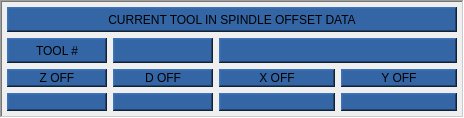
                  <widget class="QFrame" name="gridFrame_25">
                   <property name="minimumSize">
                    <size>
                     <width>450</width>
                     <height>0</height>
                    </size>
                   </property>
                   <property name="maximumSize">
                    <size>
                     <width>470</width>
                     <height>16777215</height>
                    </size>
                   </property>
                   <property name="styleSheet">
                    <string notr="true">QLabel {
color: rgb(0,0,0);
background-color:rgb(52, 101, 164);
font: 14pt &quot;DejaVu Sans&quot;
}</string>
                   </property>
                   <property name="frameShape">
                    <enum>QFrame::WinPanel</enum>
                   </property>
                   <property name="frameShadow">
                    <enum>QFrame::Sunken</enum>
                   </property>
                   <layout class="QGridLayout" name="gridLayout_59">
                    <property name="leftMargin">
                     <number>5</number>
                    </property>
                    <property name="topMargin">
                     <number>5</number>
                    </property>
                    <property name="rightMargin">
                     <number>5</number>
                    </property>
                    <property name="bottomMargin">
                     <number>5</number>
                    </property>
                    <item row="6" column="1">
                     <widget class="StatusLabel" name="d_offset_2">
                      <property name="minimumSize">
                       <size>
                        <width>100</width>
                        <height>0</height>
                       </size>
                      </property>
                      <property name="maximumSize">
                       <size>
                        <width>9999</width>
                        <height>16777215</height>
                       </size>
                      </property>
                      <property name="styleSheet">
                       <string notr="true"/>
                      </property>
                      <property name="frameShape">
                       <enum>QFrame::WinPanel</enum>
                      </property>
                      <property name="frameShadow">
                       <enum>QFrame::Raised</enum>
                      </property>
                      <property name="lineWidth">
                       <number>2</number>
                      </property>
                      <property name="alignment">
                       <set>Qt::AlignCenter</set>
                      </property>
                      <property name="rules" stdset="0">
                       <string>[{&quot;channels&quot;: [{&quot;url&quot;: &quot;status:tool_table&quot;, &quot;trigger&quot;: true}], &quot;property&quot;: &quot;Text&quot;, &quot;expression&quot;: &quot;'{:.4f}'.format(ch[0][0].diameter)&quot;, &quot;name&quot;: &quot;dia offset&quot;}]</string>
                      </property>
                     </widget>
                    </item>
                    <item row="6" column="2">
                     <widget class="StatusLabel" name="x_offset">
                      <property name="minimumSize">
                       <size>
                        <width>100</width>
                        <height>0</height>
                       </size>
                      </property>
                      <property name="maximumSize">
                       <size>
                        <width>9999</width>
                        <height>16777215</height>
                       </size>
                      </property>
                      <property name="styleSheet">
                       <string notr="true"/>
                      </property>
                      <property name="frameShape">
                       <enum>QFrame::WinPanel</enum>
                      </property>
                      <property name="frameShadow">
                       <enum>QFrame::Raised</enum>
                      </property>
                      <property name="lineWidth">
                       <number>2</number>
                      </property>
                      <property name="alignment">
                       <set>Qt::AlignCenter</set>
                      </property>
                      <property name="rules" stdset="0">
                       <string>[{&quot;channels&quot;: [{&quot;url&quot;: &quot;status:tool_table&quot;, &quot;trigger&quot;: true}], &quot;property&quot;: &quot;Text&quot;, &quot;expression&quot;: &quot;'{:.4f}'.format(ch[0][0].xoffset)&quot;, &quot;name&quot;: &quot;x offset&quot;}]</string>
                      </property>
                     </widget>
                    </item>
                    <item row="5" column="0">
                     <widget class="QLabel" name="label_12">
                      <property name="minimumSize">
                       <size>
                        <width>100</width>
                        <height>0</height>
                       </size>
                      </property>
                      <property name="maximumSize">
                       <size>
                        <width>9999</width>
                        <height>16777215</height>
                       </size>
                      </property>
                      <property name="styleSheet">
                       <string notr="true"/>
                      </property>
                      <property name="frameShape">
                       <enum>QFrame::WinPanel</enum>
                      </property>
                      <property name="frameShadow">
                       <enum>QFrame::Raised</enum>
                      </property>
                      <property name="lineWidth">
                       <number>2</number>
                      </property>
                      <property name="text">
                       <string>Z OFF</string>
                      </property>
                      <property name="alignment">
                       <set>Qt::AlignCenter</set>
                      </property>
                     </widget>
                    </item>
                    <item row="6" column="3">
                     <widget class="StatusLabel" name="y_offset">
                      <property name="minimumSize">
                       <size>
                        <width>100</width>
                        <height>0</height>
                       </size>
                      </property>
                      <property name="maximumSize">
                       <size>
                        <width>9999</width>
                        <height>16777215</height>
                       </size>
                      </property>
                      <property name="styleSheet">
                       <string notr="true"/>
                      </property>
                      <property name="frameShape">
                       <enum>QFrame::WinPanel</enum>
                      </property>
                      <property name="frameShadow">
                       <enum>QFrame::Raised</enum>
                      </property>
                      <property name="lineWidth">
                       <number>2</number>
                      </property>
                      <property name="alignment">
                       <set>Qt::AlignCenter</set>
                      </property>
                      <property name="rules" stdset="0">
                       <string>[{&quot;channels&quot;: [{&quot;url&quot;: &quot;status:tool_table&quot;, &quot;trigger&quot;: true}], &quot;property&quot;: &quot;Text&quot;, &quot;expression&quot;: &quot;'{:.4f}'.format(ch[0][0].yoffset)&quot;, &quot;name&quot;: &quot;y offset&quot;}]</string>
                      </property>
                     </widget>
                    </item>
                    <item row="5" column="3">
                     <widget class="QLabel" name="label_19">
                      <property name="minimumSize">
                       <size>
                        <width>100</width>
                        <height>0</height>
                       </size>
                      </property>
                      <property name="maximumSize">
                       <size>
                        <width>9999</width>
                        <height>16777215</height>
                       </size>
                      </property>
                      <property name="styleSheet">
                       <string notr="true"/>
                      </property>
                      <property name="frameShape">
                       <enum>QFrame::WinPanel</enum>
                      </property>
                      <property name="frameShadow">
                       <enum>QFrame::Raised</enum>
                      </property>
                      <property name="lineWidth">
                       <number>2</number>
                      </property>
                      <property name="text">
                       <string>Y OFF</string>
                      </property>
                      <property name="alignment">
                       <set>Qt::AlignCenter</set>
                      </property>
                     </widget>
                    </item>
                    <item row="4" column="2" colspan="2">
                     <widget class="StatusLabel" name="statuslabel_10">
                      <property name="frameShape">
                       <enum>QFrame::WinPanel</enum>
                      </property>
                      <property name="frameShadow">
                       <enum>QFrame::Raised</enum>
                      </property>
                      <property name="lineWidth">
                       <number>2</number>
                      </property>
                      <property name="rules" stdset="0">
                       <string>[{&quot;channels&quot;: [{&quot;url&quot;: &quot;tooltable:current_tool?remark&quot;, &quot;trigger&quot;: true}], &quot;property&quot;: &quot;Text&quot;, &quot;expression&quot;: &quot;ch[0]&quot;, &quot;name&quot;: &quot;New Rule&quot;}]</string>
                      </property>
                     </widget>
                    </item>
                    <item row="4" column="0">
                     <widget class="QLabel" name="label_11">
                      <property name="minimumSize">
                       <size>
                        <width>100</width>
                        <height>25</height>
                       </size>
                      </property>
                      <property name="maximumSize">
                       <size>
                        <width>60</width>
                        <height>16777215</height>
                       </size>
                      </property>
                      <property name="styleSheet">
                       <string notr="true"/>
                      </property>
                      <property name="frameShape">
                       <enum>QFrame::WinPanel</enum>
                      </property>
                      <property name="frameShadow">
                       <enum>QFrame::Raised</enum>
                      </property>
                      <property name="lineWidth">
                       <number>2</number>
                      </property>
                      <property name="text">
                       <string>TOOL #</string>
                      </property>
                      <property name="alignment">
                       <set>Qt::AlignCenter</set>
                      </property>
                     </widget>
                    </item>
                    <item row="5" column="1">
                     <widget class="QLabel" name="label_13">
                      <property name="minimumSize">
                       <size>
                        <width>100</width>
                        <height>0</height>
                       </size>
                      </property>
                      <property name="maximumSize">
                       <size>
                        <width>9999</width>
                        <height>16777215</height>
                       </size>
                      </property>
                      <property name="styleSheet">
                       <string notr="true"/>
                      </property>
                      <property name="frameShape">
                       <enum>QFrame::WinPanel</enum>
                      </property>
                      <property name="frameShadow">
                       <enum>QFrame::Raised</enum>
                      </property>
                      <property name="lineWidth">
                       <number>2</number>
                      </property>
                      <property name="text">
                       <string>D OFF</string>
                      </property>
                      <property name="alignment">
                       <set>Qt::AlignCenter</set>
                      </property>
                     </widget>
                    </item>
                    <item row="5" column="2">
                     <widget class="QLabel" name="label_14">
                      <property name="minimumSize">
                       <size>
                        <width>100</width>
                        <height>0</height>
                       </size>
                      </property>
                      <property name="maximumSize">
                       <size>
                        <width>9999</width>
                        <height>16777215</height>
                       </size>
                      </property>
                      <property name="styleSheet">
                       <string notr="true"/>
                      </property>
                      <property name="frameShape">
                       <enum>QFrame::WinPanel</enum>
                      </property>
                      <property name="frameShadow">
                       <enum>QFrame::Raised</enum>
                      </property>
                      <property name="lineWidth">
                       <number>2</number>
                      </property>
                      <property name="text">
                       <string>X OFF</string>
                      </property>
                      <property name="alignment">
                       <set>Qt::AlignCenter</set>
                      </property>
                     </widget>
                    </item>
                    <item row="6" column="0">
                     <widget class="StatusLabel" name="z_offset_2">
                      <property name="minimumSize">
                       <size>
                        <width>100</width>
                        <height>0</height>
                       </size>
                      </property>
                      <property name="maximumSize">
                       <size>
                        <width>9999</width>
                        <height>16777215</height>
                       </size>
                      </property>
                      <property name="styleSheet">
                       <string notr="true"/>
                      </property>
                      <property name="frameShape">
                       <enum>QFrame::WinPanel</enum>
                      </property>
                      <property name="frameShadow">
                       <enum>QFrame::Raised</enum>
                      </property>
                      <property name="lineWidth">
                       <number>2</number>
                      </property>
                      <property name="alignment">
                       <set>Qt::AlignCenter</set>
                      </property>
                      <property name="rules" stdset="0">
                       <string>[{&quot;channels&quot;: [{&quot;url&quot;: &quot;status:tool_table&quot;, &quot;trigger&quot;: true}], &quot;property&quot;: &quot;Text&quot;, &quot;expression&quot;: &quot;'{:.4f}'.format(ch[0][0].zoffset)&quot;, &quot;name&quot;: &quot;z offset&quot;}]</string>
                      </property>
                     </widget>
                    </item>
                    <item row="3" column="0" colspan="4">
                     <widget class="QLabel" name="label_9">
                      <property name="minimumSize">
                       <size>
                        <width>450</width>
                        <height>25</height>
                       </size>
                      </property>
                      <property name="maximumSize">
                       <size>
                        <width>16777215</width>
                        <height>16777215</height>
                       </size>
                      </property>
                      <property name="styleSheet">
                       <string notr="true"/>
                      </property>
                      <property name="frameShape">
                       <enum>QFrame::WinPanel</enum>
                      </property>
                      <property name="frameShadow">
                       <enum>QFrame::Raised</enum>
                      </property>
                      <property name="lineWidth">
                       <number>2</number>
                      </property>
                      <property name="text">
                       <string>CURRENT TOOL IN SPINDLE OFFSET DATA</string>
                      </property>
                      <property name="alignment">
                       <set>Qt::AlignCenter</set>
                      </property>
                     </widget>
                    </item>
                    <item row="4" column="1">
                     <widget class="StatusLabel" name="toolInSpindle">
                      <property name="minimumSize">
                       <size>
                        <width>100</width>
                        <height>25</height>
                       </size>
                      </property>
                      <property name="maximumSize">
                       <size>
                        <width>100</width>
                        <height>16777215</height>
                       </size>
                      </property>
                      <property name="styleSheet">
                       <string notr="true"/>
                      </property>
                      <property name="frameShape">
                       <enum>QFrame::WinPanel</enum>
                      </property>
                      <property name="frameShadow">
                       <enum>QFrame::Raised</enum>
                      </property>
                      <property name="lineWidth">
                       <number>2</number>
                      </property>
                      <property name="rules" stdset="0">
                       <string>[{&quot;channels&quot;: [{&quot;url&quot;: &quot;status:tool_table&quot;, &quot;trigger&quot;: true}], &quot;property&quot;: &quot;Text&quot;, &quot;expression&quot;: &quot;str(ch[0][0].id)&quot;, &quot;name&quot;: &quot;tool number&quot;}]</string>
                      </property>
                     </widget>
                    </item>
                   </layout>
                  </widget>
